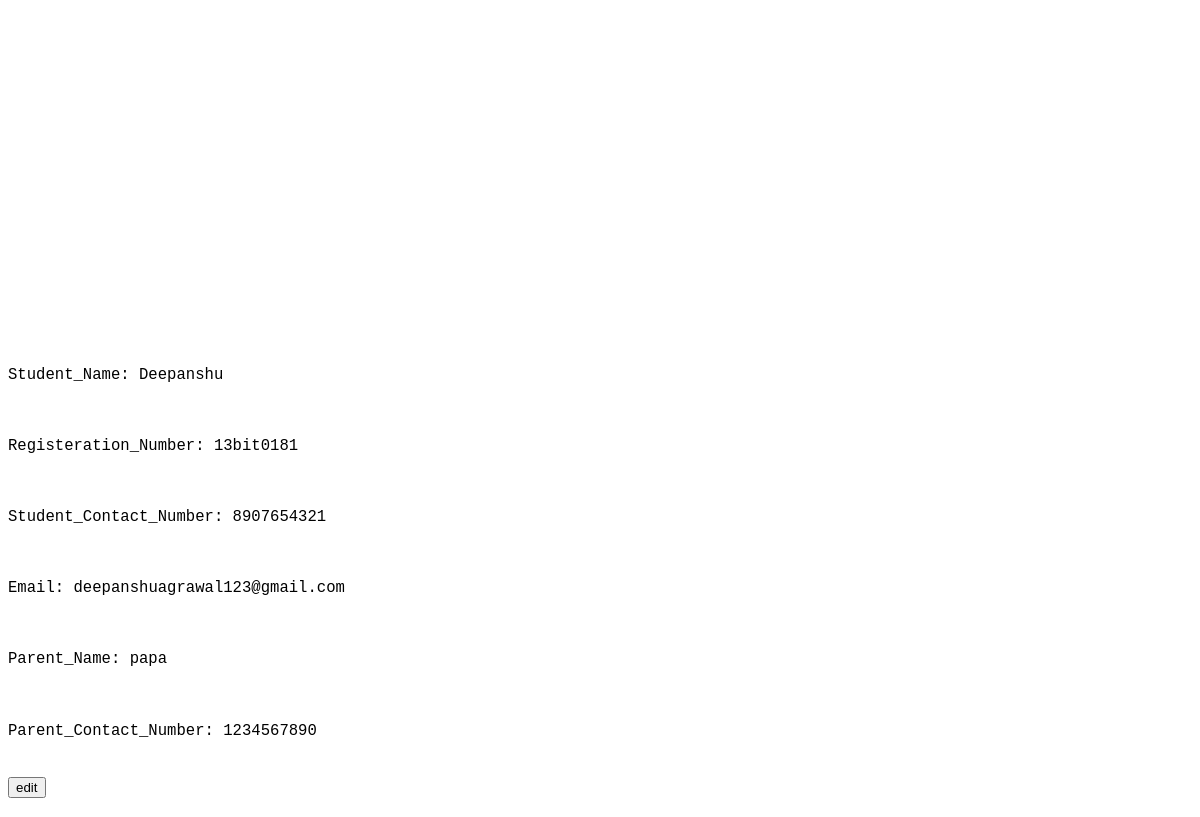
/display_detail.php, run on the app's committed database.
### tables this page shows
CREATE TABLE IF NOT EXISTS `stu` (
  `Student_Name` varchar(50) NOT NULL,
  `Registeration_Number` varchar(50) NOT NULL,
  `Student_Contact_Number` varchar(10) NOT NULL,
  `Email` varchar(30) NOT NULL,
  `Parent_Name` varchar(50) NOT NULL,
  `Parent_Contact_Number` varchar(10) NOT NULL
);

### display_detail.php (the view, shortened to what this page needs)
<DOCTYPE html>
<html>
<head>
<link rel="stylesheet" href="custom.css">
</head>
<body>
<br><br><br><br><br><br><br><br><br><br><br><br><br><br><br><br><br><br><br>
<form action="detail.php" method="GET" style="font-size:120%">
<?php
$conn = mysql_connect("localhost","root","") or die("34");
$result = mysql_query("SELECT * FROM stu",$conn);
while($row = mysql_fetch_row($result))
{
	foreach($row as $cell)
	{
	$field = mysql_fetch_field($result) or die("here");
	echo "<pre>{$field->name}: $cell</pre>";
		echo"<br>";
	}
}
?>
<input type="submit" value="edit">
</form>
</body>
</html>

### data on the page
stu: name "Student_Name", Student_Name "Deepanshu", name "Registeration_Number", Registeration_Number "13bit0181", name "Student_Contact_Number", Student_Contact_Number "8907654321", name "Email", Email "deepanshuagrawal123@gmail.com", name "Parent_Name", Parent_Name "papa", name "Parent_Contact_Number", Parent_Contact_Number "1234567890"
